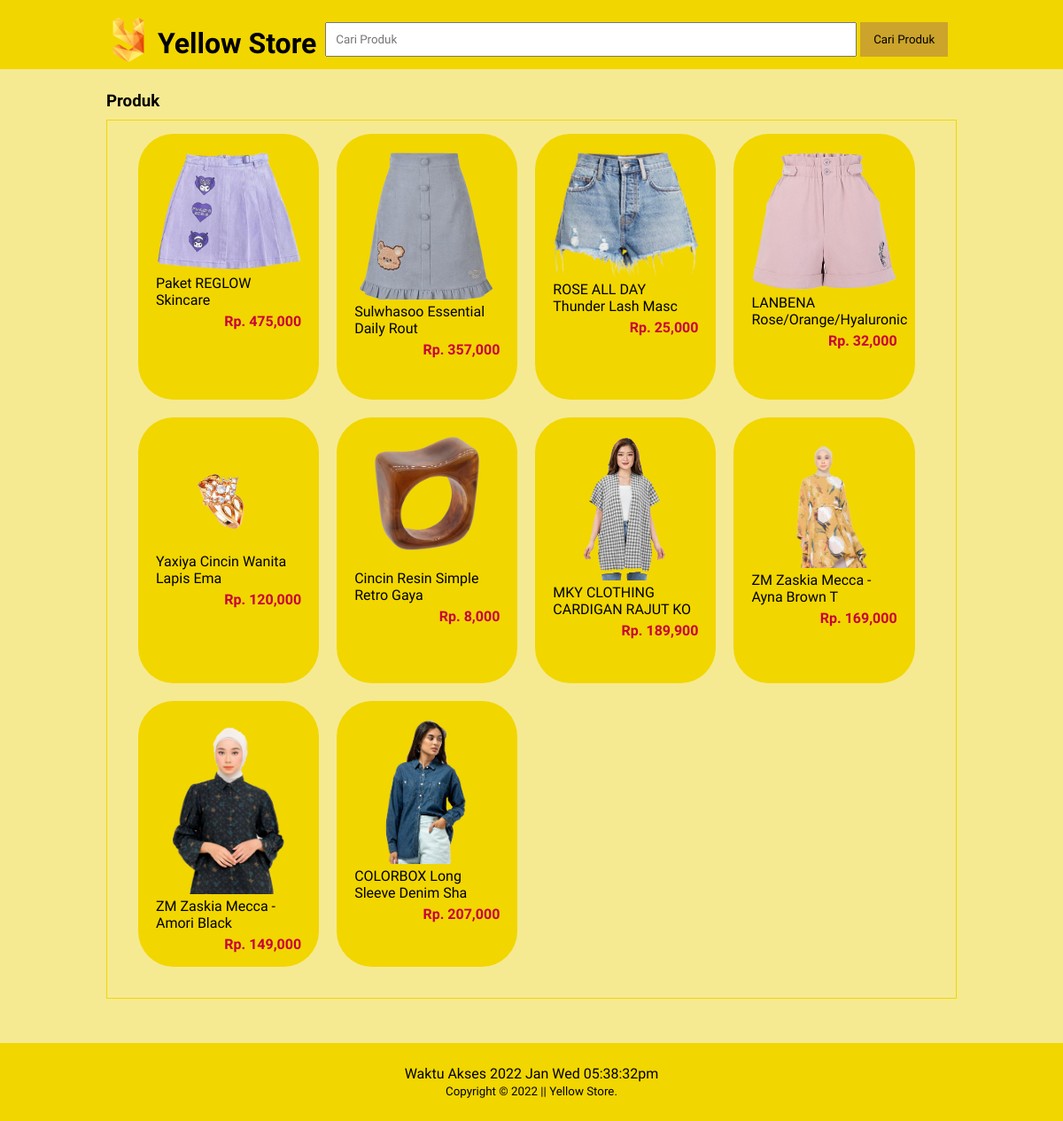
Page /produk.php on the earlier database version.
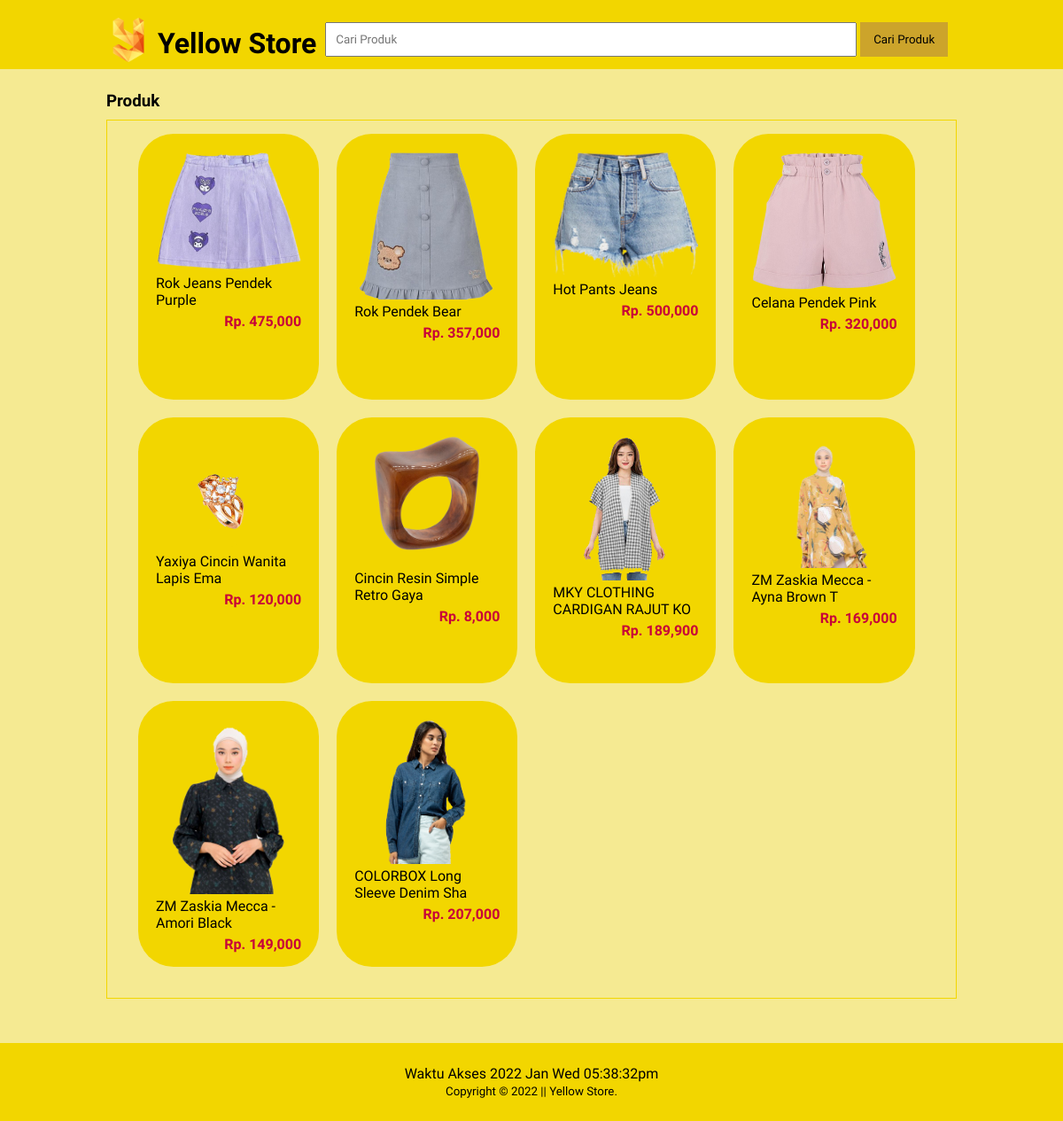
Same page on the later database version.
### tables this page shows
CREATE TABLE `tb_product` (
  `product_id` int(11) NOT NULL,
  `category_id` int(11) NOT NULL,
  `product_name` varchar(100) NOT NULL,
  `product_price` int(11) NOT NULL,
  `product_description` text NOT NULL,
  `product_image` varchar(100) NOT NULL,
  `product_status` tinyint(1) NOT NULL,
  `data_created` timestamp NOT NULL DEFAULT current_timestamp()
);

### produk.php (the view, shortened to what this page needs)
<?php
	include 'db.php';
?>
<!DOCTYPE html>
<html>
<head>
	<link rel="stylesheet" type="text/css" href="css/style.css">
</head>
<body>
	<header>
		<div class="container">
			<h1><a href="index.php">
				<img src="./img/logo.png" alt="">
			Yellow Store</a></h1>
			<div class="search">
					<form action="produk.php">
						<input type="text" name="search" placeholder="Cari Produk">
						<input type="submit" name="cari" value="Cari Produk">
					</form>
			</div>
		</div>
	</header>
	<div class="section">
		<div class="container">
			<h3>Produk</h3>
			<div class="box">
				<?php
					$produk = mysqli_query($conn, "SELECT * FROM tb_product WHERE product_status = 1 $where ORDER BY product_id DESC");
					if(mysqli_num_rows($produk) > 0){
						while($p = mysqli_fetch_array($produk)){
				?>
					<a href="detail-produk.php?id=<?php echo $p['product_id'] ?>">
						<div class="col-4">
							<img src="produk/<?php echo $p['product_image'] ?>">
							<p class="nama"><?php echo substr($p['product_name'], 0, 30) ?></p>
							<p class="harga">Rp. <?php echo number_format($p['product_price']) ?></p>
						</div>
					</a>
				<?php }}else{ ?>
					<p>Produk tidak ada</p>
				<?php } ?>
			</div>
		</div>
	</div>
	<div class="footer">
		<div class="container">
		<?php
			echo "Waktu Akses " . date("Y M D h:i:sa");
			?>
		</div>
		<small>Copyright &copy; 2022 || Yellow Store.</small>
	</div>
</body>
</html>

Differences in the rows shown:
changed tb_product: product_name "Paket REGLOW Skincare" → "Rok Jeans Pendek Purple"
changed tb_product: product_name "Sulwhasoo Essential Daily Rout" → "Rok Pendek Bear"
changed tb_product: product_name "ROSE ALL DAY Thunder Lash Masc" → "Hot Pants Jeans"; product_price "25,000" → "500,000"
changed tb_product: product_name "LANBENA Rose/Orange/Hyaluronic" → "Celana Pendek Pink"; product_price "32,000" → "320,000"
